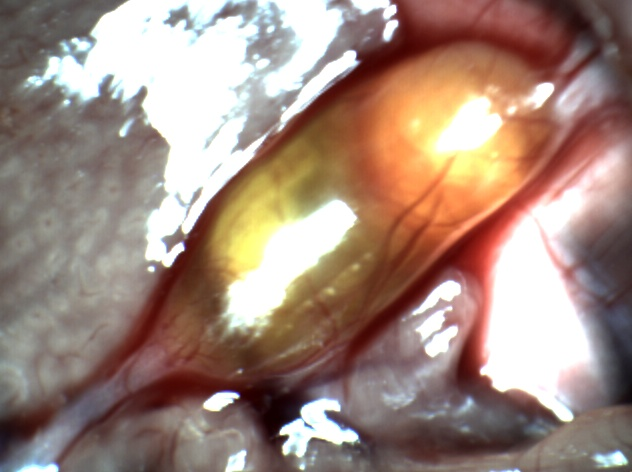
#> input picture jupyter_folder/demo/new_image_04.jpg, 632 x 472 px
$ jupyter execute histogram.ipynb
#> lines starting #> are read from the running program, lines starting #| are printed output that depends on the picture
[cell 1]
from PIL import Image
import plotly.offline as py
import plotly.graph_objs as go
import pandas as pd
import numpy as np

py.init_notebook_mode(connected=True)

### RGB

[cell 2]
## curoff for binary mask
cutoff = 0.5

## load sample image and its mask
image = Image.open('new_image_04.jpg').resize((224,224))
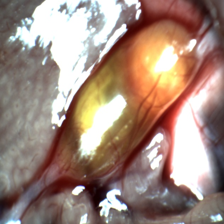
#> image: PIL image 224x224 RGB; mean R, G, B 161.5, 137.2, 125.5
mask = Image.open('mask4.png')
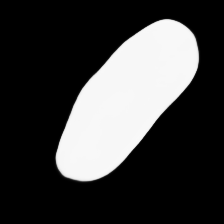
#> input picture jupyter_folder/demo/mask4.png, 224 x 224 px
#> mask is the input picture: PIL image 224x224 RGB; min 0, max 249, mean 62.6

[cell 3]
## image where the Gb is segmented out
image_seg = np.multiply(np.array(image), np.array(mask) > cutoff)
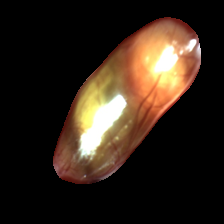
#> image_seg: shape (224, 224, 3); mean R, G, B 49, 36.1, 25.4

[cell 4]
roi = Image.fromarray(image_seg.astype(np.uint8))

[cell 5]
roi

[cell 6]
def hg_trace(name, color, hg):
    line = go.Scatter(
        x=list(range(100,256)),
        y=hg,
        name=name,
        line=dict(color=(color)),
        mode='lines',
        showlegend=False
    )

    return line

[cell 7]
hg = roi.histogram()
#> hg = 768 values, max 36381 at index 0, min 0 at index 1, mean 196
# Returns a 768 member array with counts of R, G, B values
rhg = hg[0:256]
#> rhg = 256 values, max 36381 at index 0, min 0 at index 1, mean 196
ghg = hg[256:512]
#> ghg has the same summary as rhg
bhg = hg[512:768]
#> bhg has the same summary as rhg

data = [*hg_trace('Red','red', rhg),
        *hg_trace('Green', 'green', ghg),
        *hg_trace('Blue','blue', bhg)]
#> data = []

layout = go.Layout(
    title='RGB Histogram',
)

figure = go.Figure(data=data, layout=layout)

py.iplot(figure,
         filename='plot')
